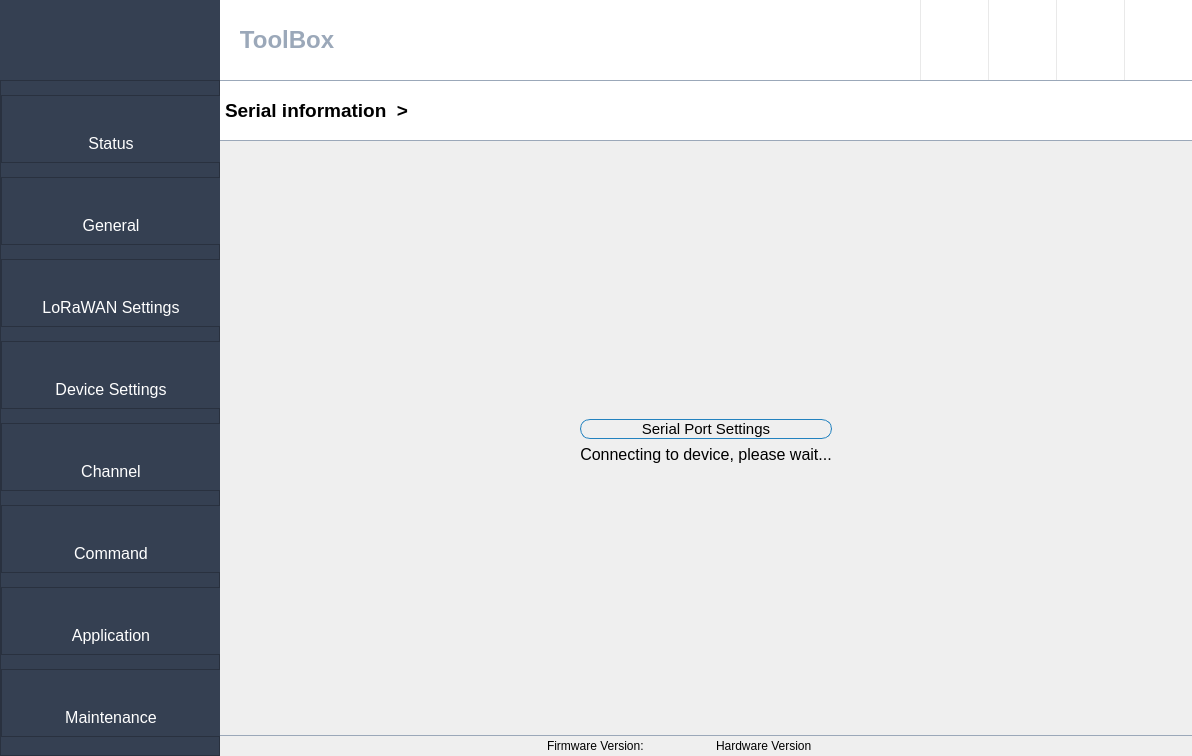
<?xml version="1.0" encoding="UTF-8"?>
<ui version="4.0">
 <class>ToolBox</class>
 <widget class="QWidget" name="ToolBox">
  <property name="geometry">
   <rect>
    <x>0</x>
    <y>0</y>
    <width>1192</width>
    <height>756</height>
   </rect>
  </property>
  <property name="minimumSize">
   <size>
    <width>0</width>
    <height>61</height>
   </size>
  </property>
  <property name="windowTitle">
   <string>ToolBox</string>
  </property>
  <layout class="QGridLayout" name="gridLayout">
   <property name="leftMargin">
    <number>0</number>
   </property>
   <property name="topMargin">
    <number>0</number>
   </property>
   <property name="rightMargin">
    <number>0</number>
   </property>
   <property name="bottomMargin">
    <number>0</number>
   </property>
   <property name="spacing">
    <number>0</number>
   </property>
   <item row="2" column="1" colspan="2">
    <widget class="QFrame" name="frame_6">
     <property name="minimumSize">
      <size>
       <width>0</width>
       <height>20</height>
      </size>
     </property>
     <property name="styleSheet">
      <string notr="true">QFrame#frame_6 {border: 1px solid #9ba8b9;border-left:none;border-right:none;border-bottom:none}
</string>
     </property>
     <property name="frameShape">
      <enum>QFrame::StyledPanel</enum>
     </property>
     <property name="frameShadow">
      <enum>QFrame::Raised</enum>
     </property>
     <layout class="QGridLayout" name="gridLayout_13">
      <property name="leftMargin">
       <number>0</number>
      </property>
      <property name="topMargin">
       <number>0</number>
      </property>
      <property name="rightMargin">
       <number>0</number>
      </property>
      <property name="bottomMargin">
       <number>0</number>
      </property>
      <item row="0" column="0">
       <widget class="QLabel" name="actionStatus">
        <property name="font">
         <font>
          <family>Arial</family>
         </font>
        </property>
        <property name="text">
         <string/>
        </property>
       </widget>
      </item>
      <item row="0" column="1">
       <spacer name="horizontalSpacer_3">
        <property name="orientation">
         <enum>Qt::Horizontal</enum>
        </property>
        <property name="sizeHint" stdset="0">
         <size>
          <width>40</width>
          <height>20</height>
         </size>
        </property>
       </spacer>
      </item>
      <item row="0" column="2">
       <widget class="QLabel" name="label_47">
        <property name="font">
         <font>
          <family>Arial</family>
         </font>
        </property>
        <property name="text">
         <string>Firmware Version:</string>
        </property>
       </widget>
      </item>
      <item row="0" column="3">
       <widget class="QLabel" name="swverBottom_label">
        <property name="minimumSize">
         <size>
          <width>60</width>
          <height>0</height>
         </size>
        </property>
        <property name="font">
         <font>
          <family>Arial</family>
         </font>
        </property>
        <property name="text">
         <string notr="true"/>
        </property>
       </widget>
      </item>
      <item row="0" column="4">
       <widget class="QLabel" name="label_50">
        <property name="font">
         <font>
          <family>Arial</family>
         </font>
        </property>
        <property name="text">
         <string>Hardware Version</string>
        </property>
       </widget>
      </item>
      <item row="0" column="5">
       <widget class="QLabel" name="hwverBottom_label">
        <property name="minimumSize">
         <size>
          <width>60</width>
          <height>0</height>
         </size>
        </property>
        <property name="font">
         <font>
          <family>Arial</family>
         </font>
        </property>
        <property name="text">
         <string notr="true"/>
        </property>
       </widget>
      </item>
      <item row="0" column="6">
       <spacer name="horizontalSpacer_4">
        <property name="orientation">
         <enum>Qt::Horizontal</enum>
        </property>
        <property name="sizeHint" stdset="0">
         <size>
          <width>40</width>
          <height>20</height>
         </size>
        </property>
       </spacer>
      </item>
     </layout>
    </widget>
   </item>
   <item row="0" column="0" colspan="3">
    <layout class="QHBoxLayout" name="horizontalLayout">
     <property name="spacing">
      <number>0</number>
     </property>
     <item>
      <widget class="QPushButton" name="logo_btn">
       <property name="enabled">
        <bool>false</bool>
       </property>
       <property name="sizePolicy">
        <sizepolicy hsizetype="Preferred" vsizetype="Ignored">
         <horstretch>0</horstretch>
         <verstretch>0</verstretch>
        </sizepolicy>
       </property>
       <property name="minimumSize">
        <size>
         <width>220</width>
         <height>80</height>
        </size>
       </property>
       <property name="styleSheet">
        <string notr="true">QPushButton {background-color: #354052;color: rgb(255, 255, 255);border:1px;}</string>
       </property>
       <property name="text">
        <string/>
       </property>
       <property name="icon">
        <iconset resource="image/image.qrc">
         <normaloff>:/new/image/MilesightLogo.png</normaloff>:/new/image/MilesightLogo.png</iconset>
       </property>
       <property name="iconSize">
        <size>
         <width>150</width>
         <height>150</height>
        </size>
       </property>
      </widget>
     </item>
     <item>
      <widget class="QLabel" name="label_15">
       <property name="sizePolicy">
        <sizepolicy hsizetype="Expanding" vsizetype="Preferred">
         <horstretch>0</horstretch>
         <verstretch>0</verstretch>
        </sizepolicy>
       </property>
       <property name="minimumSize">
        <size>
         <width>0</width>
         <height>80</height>
        </size>
       </property>
       <property name="styleSheet">
        <string notr="true">color: #9ba8b9;font-size:24px;font-weight:bold;font-family:&quot;Arial&quot;;
background-color: rgb(255, 255, 255);</string>
       </property>
       <property name="text">
        <string notr="true">   ToolBox </string>
       </property>
      </widget>
     </item>
     <item>
      <widget class="QToolButton" name="translations_btn">
       <property name="sizePolicy">
        <sizepolicy hsizetype="Fixed" vsizetype="Preferred">
         <horstretch>0</horstretch>
         <verstretch>0</verstretch>
        </sizepolicy>
       </property>
       <property name="cursor">
        <cursorShape>PointingHandCursor</cursorShape>
       </property>
       <property name="styleSheet">
        <string notr="true">QToolButton {border: 1px solid #e9e9e9;border-top:none;border-bottom:none;border-right:none;background-color: rgb(255, 255, 255);}

</string>
       </property>
       <property name="text">
        <string/>
       </property>
       <property name="icon">
        <iconset resource="image/image.qrc">
         <normaloff>:/new/image/23.png</normaloff>:/new/image/23.png</iconset>
       </property>
       <property name="iconSize">
        <size>
         <width>64</width>
         <height>32</height>
        </size>
       </property>
      </widget>
     </item>
     <item>
      <widget class="QToolButton" name="relogin_btn">
       <property name="sizePolicy">
        <sizepolicy hsizetype="Fixed" vsizetype="Preferred">
         <horstretch>0</horstretch>
         <verstretch>0</verstretch>
        </sizepolicy>
       </property>
       <property name="cursor">
        <cursorShape>PointingHandCursor</cursorShape>
       </property>
       <property name="styleSheet">
        <string notr="true">QToolButton {border: 1px solid #e9e9e9;border-top:none;border-bottom:none;border-right:none;background-color: rgb(255, 255, 255);}

</string>
       </property>
       <property name="text">
        <string/>
       </property>
       <property name="icon">
        <iconset resource="image/image.qrc">
         <normaloff>:/new/image/relogin.png</normaloff>:/new/image/relogin.png</iconset>
       </property>
       <property name="iconSize">
        <size>
         <width>64</width>
         <height>32</height>
        </size>
       </property>
      </widget>
     </item>
     <item>
      <widget class="QToolButton" name="min_btn">
       <property name="sizePolicy">
        <sizepolicy hsizetype="Fixed" vsizetype="Preferred">
         <horstretch>0</horstretch>
         <verstretch>0</verstretch>
        </sizepolicy>
       </property>
       <property name="cursor">
        <cursorShape>PointingHandCursor</cursorShape>
       </property>
       <property name="styleSheet">
        <string notr="true">QToolButton {border: 1px solid #e9e9e9;border-top:none;border-bottom:none;border-right:none;background-color: rgb(255, 255, 255);}

</string>
       </property>
       <property name="text">
        <string/>
       </property>
       <property name="icon">
        <iconset resource="image/image.qrc">
         <normaloff>:/new/image/21.png</normaloff>:/new/image/21.png</iconset>
       </property>
       <property name="iconSize">
        <size>
         <width>64</width>
         <height>64</height>
        </size>
       </property>
      </widget>
     </item>
     <item>
      <widget class="QToolButton" name="close_btn">
       <property name="sizePolicy">
        <sizepolicy hsizetype="Fixed" vsizetype="Preferred">
         <horstretch>0</horstretch>
         <verstretch>0</verstretch>
        </sizepolicy>
       </property>
       <property name="cursor">
        <cursorShape>PointingHandCursor</cursorShape>
       </property>
       <property name="styleSheet">
        <string notr="true">QToolButton {border: 1px solid #e9e9e9;border-top:none;border-bottom:none;border-right:none;background-color: rgb(255, 255, 255);}

</string>
       </property>
       <property name="text">
        <string/>
       </property>
       <property name="icon">
        <iconset resource="image/image.qrc">
         <normaloff>:/new/image/19.png</normaloff>:/new/image/19.png</iconset>
       </property>
       <property name="iconSize">
        <size>
         <width>64</width>
         <height>32</height>
        </size>
       </property>
      </widget>
     </item>
    </layout>
   </item>
   <item row="1" column="1">
    <widget class="QStackedWidget" name="stackedWidget">
     <property name="currentIndex">
      <number>0</number>
     </property>
     <widget class="QWidget" name="init_page">
      <layout class="QGridLayout" name="gridLayout_2">
       <property name="leftMargin">
        <number>0</number>
       </property>
       <property name="topMargin">
        <number>0</number>
       </property>
       <property name="rightMargin">
        <number>0</number>
       </property>
       <property name="bottomMargin">
        <number>0</number>
       </property>
       <item row="0" column="0" colspan="3">
        <widget class="QLabel" name="tabTitle10_label">
         <property name="sizePolicy">
          <sizepolicy hsizetype="Expanding" vsizetype="Fixed">
           <horstretch>0</horstretch>
           <verstretch>0</verstretch>
          </sizepolicy>
         </property>
         <property name="minimumSize">
          <size>
           <width>0</width>
           <height>61</height>
          </size>
         </property>
         <property name="font">
          <font>
           <family>Arial</family>
           <pointsize>-1</pointsize>
           <weight>75</weight>
           <bold>true</bold>
          </font>
         </property>
         <property name="styleSheet">
          <string notr="true">QLabel {border: 1px solid #9ba8b9;border-left:none;border-right:none;background-color: rgb(255, 255, 255);font-size:19px;font-weight:bold;font-family:&quot;Arial&quot;}</string>
         </property>
         <property name="text">
          <string>Serial information  &gt;</string>
         </property>
        </widget>
       </item>
       <item row="3" column="1">
        <widget class="QLabel" name="serialStatus_label">
         <property name="font">
          <font>
           <family>Arial</family>
           <pointsize>-1</pointsize>
          </font>
         </property>
         <property name="styleSheet">
          <string notr="true">font-size:16px;font-family:&quot;Arial&quot;;</string>
         </property>
         <property name="text">
          <string>Connecting to device, please wait...</string>
         </property>
         <property name="alignment">
          <set>Qt::AlignCenter</set>
         </property>
        </widget>
       </item>
       <item row="1" column="1">
        <spacer name="verticalSpacer">
         <property name="orientation">
          <enum>Qt::Vertical</enum>
         </property>
         <property name="sizeHint" stdset="0">
          <size>
           <width>20</width>
           <height>218</height>
          </size>
         </property>
        </spacer>
       </item>
       <item row="2" column="0">
        <spacer name="horizontalSpacer">
         <property name="orientation">
          <enum>Qt::Horizontal</enum>
         </property>
         <property name="sizeHint" stdset="0">
          <size>
           <width>460</width>
           <height>20</height>
          </size>
         </property>
        </spacer>
       </item>
       <item row="2" column="2">
        <spacer name="horizontalSpacer_2">
         <property name="orientation">
          <enum>Qt::Horizontal</enum>
         </property>
         <property name="sizeHint" stdset="0">
          <size>
           <width>459</width>
           <height>20</height>
          </size>
         </property>
        </spacer>
       </item>
       <item row="2" column="1">
        <widget class="QPushButton" name="serialInfobtn">
         <property name="font">
          <font>
           <family>Arial</family>
           <pointsize>-1</pointsize>
          </font>
         </property>
         <property name="styleSheet">
          <string notr="true">QPushButton
{
	border: 1px solid #2382bf;
	border-radius:10px 10px 10px 10px;
	font-size:15px;font-family:&quot;Arial&quot;
}
</string>
         </property>
         <property name="text">
          <string>Serial Port Settings</string>
         </property>
         <property name="icon">
          <iconset resource="image/image.qrc">
           <normaloff>:/new/image/SerialSetting.png</normaloff>:/new/image/SerialSetting.png</iconset>
         </property>
         <property name="iconSize">
          <size>
           <width>64</width>
           <height>64</height>
          </size>
         </property>
        </widget>
       </item>
       <item row="4" column="1">
        <spacer name="verticalSpacer_2">
         <property name="orientation">
          <enum>Qt::Vertical</enum>
         </property>
         <property name="sizeHint" stdset="0">
          <size>
           <width>20</width>
           <height>256</height>
          </size>
         </property>
        </spacer>
       </item>
      </layout>
     </widget>
     <widget class="QWidget" name="model_page">
      <layout class="QGridLayout" name="gridLayout_3">
       <property name="leftMargin">
        <number>0</number>
       </property>
       <property name="topMargin">
        <number>0</number>
       </property>
       <property name="rightMargin">
        <number>0</number>
       </property>
       <property name="bottomMargin">
        <number>0</number>
       </property>
       <property name="spacing">
        <number>0</number>
       </property>
      </layout>
     </widget>
    </widget>
   </item>
   <item row="1" column="0" rowspan="2">
    <widget class="QFrame" name="meun_frame">
     <property name="minimumSize">
      <size>
       <width>220</width>
       <height>0</height>
      </size>
     </property>
     <property name="maximumSize">
      <size>
       <width>220</width>
       <height>16777215</height>
      </size>
     </property>
     <property name="styleSheet">
      <string notr="true">QFrame{background-color: #354052;}</string>
     </property>
     <property name="frameShape">
      <enum>QFrame::StyledPanel</enum>
     </property>
     <property name="frameShadow">
      <enum>QFrame::Raised</enum>
     </property>
     <layout class="QVBoxLayout" name="verticalLayout_6">
      <property name="spacing">
       <number>0</number>
      </property>
      <property name="leftMargin">
       <number>0</number>
      </property>
      <property name="topMargin">
       <number>0</number>
      </property>
      <property name="rightMargin">
       <number>0</number>
      </property>
      <property name="bottomMargin">
       <number>0</number>
      </property>
      <item>
       <widget class="QFrame" name="status_frame">
        <property name="sizePolicy">
         <sizepolicy hsizetype="Expanding" vsizetype="Fixed">
          <horstretch>0</horstretch>
          <verstretch>0</verstretch>
         </sizepolicy>
        </property>
        <property name="minimumSize">
         <size>
          <width>220</width>
          <height>0</height>
         </size>
        </property>
        <property name="maximumSize">
         <size>
          <width>220</width>
          <height>16777215</height>
         </size>
        </property>
        <property name="frameShape">
         <enum>QFrame::StyledPanel</enum>
        </property>
        <property name="frameShadow">
         <enum>QFrame::Raised</enum>
        </property>
        <layout class="QGridLayout" name="gridLayout_20">
         <item row="0" column="0">
          <widget class="QPushButton" name="status_btn">
           <property name="enabled">
            <bool>true</bool>
           </property>
           <property name="font">
            <font>
             <family>Arial</family>
             <pointsize>14</pointsize>
             <weight>75</weight>
             <bold>true</bold>
            </font>
           </property>
           <property name="cursor">
            <cursorShape>PointingHandCursor</cursorShape>
           </property>
           <property name="styleSheet">
            <string notr="true">QPushButton {color: rgb(255, 255, 255);border:0px;}</string>
           </property>
           <property name="text">
            <string/>
           </property>
           <property name="icon">
            <iconset resource="image/image.qrc">
             <normaloff>:/new/image/16.png</normaloff>:/new/image/16.png</iconset>
           </property>
           <property name="iconSize">
            <size>
             <width>40</width>
             <height>40</height>
            </size>
           </property>
          </widget>
         </item>
         <item row="1" column="0">
          <widget class="QPushButton" name="status_label">
           <property name="font">
            <font>
             <family>Arial</family>
             <pointsize>-1</pointsize>
            </font>
           </property>
           <property name="styleSheet">
            <string notr="true"> QPushButton {color: rgb(255, 255, 255);border:0px;font-size:16px;font-family:&quot;Arial&quot;}</string>
           </property>
           <property name="text">
            <string>Status</string>
           </property>
          </widget>
         </item>
        </layout>
       </widget>
      </item>
      <item>
       <widget class="QFrame" name="general_frame">
        <property name="sizePolicy">
         <sizepolicy hsizetype="Expanding" vsizetype="Fixed">
          <horstretch>0</horstretch>
          <verstretch>0</verstretch>
         </sizepolicy>
        </property>
        <property name="minimumSize">
         <size>
          <width>220</width>
          <height>0</height>
         </size>
        </property>
        <property name="maximumSize">
         <size>
          <width>220</width>
          <height>16777215</height>
         </size>
        </property>
        <property name="frameShape">
         <enum>QFrame::StyledPanel</enum>
        </property>
        <property name="frameShadow">
         <enum>QFrame::Raised</enum>
        </property>
        <layout class="QGridLayout" name="gridLayout_21">
         <item row="0" column="0">
          <widget class="QPushButton" name="general_btn">
           <property name="enabled">
            <bool>true</bool>
           </property>
           <property name="font">
            <font>
             <family>Arial</family>
             <pointsize>14</pointsize>
             <weight>75</weight>
             <bold>true</bold>
            </font>
           </property>
           <property name="cursor">
            <cursorShape>PointingHandCursor</cursorShape>
           </property>
           <property name="styleSheet">
            <string notr="true">
QPushButton {color: rgb(255, 255, 255);border:0px;}
</string>
           </property>
           <property name="icon">
            <iconset resource="image/image.qrc">
             <normaloff>:/new/image/general2.png</normaloff>:/new/image/general2.png</iconset>
           </property>
           <property name="iconSize">
            <size>
             <width>40</width>
             <height>40</height>
            </size>
           </property>
          </widget>
         </item>
         <item row="1" column="0">
          <widget class="QPushButton" name="general_label">
           <property name="font">
            <font>
             <family>Arial</family>
             <pointsize>-1</pointsize>
            </font>
           </property>
           <property name="styleSheet">
            <string notr="true">QPushButton {color: rgb(255, 255, 255);border:0px;font-size:16px;font-family:&quot;Arial&quot;}</string>
           </property>
           <property name="text">
            <string>General</string>
           </property>
          </widget>
         </item>
        </layout>
       </widget>
      </item>
      <item>
       <widget class="QFrame" name="lorawan_frame">
        <property name="sizePolicy">
         <sizepolicy hsizetype="Expanding" vsizetype="Fixed">
          <horstretch>0</horstretch>
          <verstretch>0</verstretch>
         </sizepolicy>
        </property>
        <property name="minimumSize">
         <size>
          <width>220</width>
          <height>0</height>
         </size>
        </property>
        <property name="maximumSize">
         <size>
          <width>220</width>
          <height>16777215</height>
         </size>
        </property>
        <property name="frameShape">
         <enum>QFrame::StyledPanel</enum>
        </property>
        <property name="frameShadow">
         <enum>QFrame::Raised</enum>
        </property>
        <layout class="QGridLayout" name="gridLayout_26">
         <item row="0" column="0">
          <widget class="QPushButton" name="lorawan_btn">
           <property name="enabled">
            <bool>true</bool>
           </property>
           <property name="font">
            <font>
             <family>Arial</family>
             <pointsize>14</pointsize>
             <weight>75</weight>
             <bold>true</bold>
            </font>
           </property>
           <property name="cursor">
            <cursorShape>PointingHandCursor</cursorShape>
           </property>
           <property name="styleSheet">
            <string notr="true">QPushButton {color: rgb(255, 255, 255);border:0px;}
</string>
           </property>
           <property name="text">
            <string/>
           </property>
           <property name="icon">
            <iconset resource="image/image.qrc">
             <normaloff>:/new/image/lorawan1.png</normaloff>:/new/image/lorawan1.png</iconset>
           </property>
           <property name="iconSize">
            <size>
             <width>40</width>
             <height>40</height>
            </size>
           </property>
          </widget>
         </item>
         <item row="1" column="0">
          <widget class="QPushButton" name="lorawan_label">
           <property name="font">
            <font>
             <family>Arial</family>
             <pointsize>-1</pointsize>
            </font>
           </property>
           <property name="autoFillBackground">
            <bool>false</bool>
           </property>
           <property name="styleSheet">
            <string notr="true">QPushButton {color: rgb(255, 255, 255);border:0px;font-size:16px;font-family:&quot;Arial&quot;}</string>
           </property>
           <property name="text">
            <string>LoRaWAN Settings</string>
           </property>
          </widget>
         </item>
        </layout>
       </widget>
      </item>
      <item>
       <widget class="QFrame" name="deviceSettings_frame">
        <property name="sizePolicy">
         <sizepolicy hsizetype="Expanding" vsizetype="Fixed">
          <horstretch>0</horstretch>
          <verstretch>0</verstretch>
         </sizepolicy>
        </property>
        <property name="minimumSize">
         <size>
          <width>220</width>
          <height>0</height>
         </size>
        </property>
        <property name="maximumSize">
         <size>
          <width>220</width>
          <height>16777215</height>
         </size>
        </property>
        <property name="frameShape">
         <enum>QFrame::StyledPanel</enum>
        </property>
        <property name="frameShadow">
         <enum>QFrame::Raised</enum>
        </property>
        <layout class="QGridLayout" name="gridLayout_27">
         <item row="0" column="0">
          <widget class="QPushButton" name="deviceSetting_btn">
           <property name="enabled">
            <bool>true</bool>
           </property>
           <property name="font">
            <font>
             <family>Arial</family>
             <pointsize>14</pointsize>
             <weight>75</weight>
             <bold>true</bold>
            </font>
           </property>
           <property name="cursor">
            <cursorShape>PointingHandCursor</cursorShape>
           </property>
           <property name="styleSheet">
            <string notr="true">QPushButton {color: rgb(255, 255, 255);border:0px;}
</string>
           </property>
           <property name="text">
            <string/>
           </property>
           <property name="icon">
            <iconset resource="image/image.qrc">
             <normaloff>:/new/image/lorawansettings.png</normaloff>:/new/image/lorawansettings.png</iconset>
           </property>
           <property name="iconSize">
            <size>
             <width>40</width>
             <height>40</height>
            </size>
           </property>
          </widget>
         </item>
         <item row="1" column="0">
          <widget class="QPushButton" name="deviceSetting_label">
           <property name="font">
            <font>
             <family>Arial</family>
             <pointsize>-1</pointsize>
            </font>
           </property>
           <property name="autoFillBackground">
            <bool>false</bool>
           </property>
           <property name="styleSheet">
            <string notr="true">QPushButton {color: rgb(255, 255, 255);border:0px;font-size:16px;font-family:&quot;Arial&quot;}</string>
           </property>
           <property name="text">
            <string>Device Settings</string>
           </property>
          </widget>
         </item>
        </layout>
       </widget>
      </item>
      <item>
       <widget class="QFrame" name="channel_frame">
        <property name="sizePolicy">
         <sizepolicy hsizetype="Expanding" vsizetype="Fixed">
          <horstretch>0</horstretch>
          <verstretch>0</verstretch>
         </sizepolicy>
        </property>
        <property name="minimumSize">
         <size>
          <width>220</width>
          <height>0</height>
         </size>
        </property>
        <property name="maximumSize">
         <size>
          <width>220</width>
          <height>16777215</height>
         </size>
        </property>
        <property name="frameShape">
         <enum>QFrame::StyledPanel</enum>
        </property>
        <property name="frameShadow">
         <enum>QFrame::Raised</enum>
        </property>
        <layout class="QGridLayout" name="gridLayout_22">
         <item row="0" column="0">
          <widget class="QPushButton" name="channel_btn">
           <property name="enabled">
            <bool>true</bool>
           </property>
           <property name="font">
            <font>
             <family>Arial</family>
             <pointsize>14</pointsize>
             <weight>75</weight>
             <bold>true</bold>
            </font>
           </property>
           <property name="cursor">
            <cursorShape>PointingHandCursor</cursorShape>
           </property>
           <property name="styleSheet">
            <string notr="true">QPushButton {color: rgb(255, 255, 255);border:0px;}
</string>
           </property>
           <property name="text">
            <string/>
           </property>
           <property name="icon">
            <iconset resource="image/image.qrc">
             <normaloff>:/new/image/channel2.png</normaloff>:/new/image/channel2.png</iconset>
           </property>
           <property name="iconSize">
            <size>
             <width>40</width>
             <height>40</height>
            </size>
           </property>
          </widget>
         </item>
         <item row="1" column="0">
          <widget class="QPushButton" name="channel_label_2">
           <property name="font">
            <font>
             <family>Arial</family>
             <pointsize>-1</pointsize>
            </font>
           </property>
           <property name="autoFillBackground">
            <bool>false</bool>
           </property>
           <property name="styleSheet">
            <string notr="true">QPushButton {color: rgb(255, 255, 255);border:0px;font-size:16px;font-family:&quot;Arial&quot;}</string>
           </property>
           <property name="text">
            <string>Channel</string>
           </property>
          </widget>
         </item>
        </layout>
       </widget>
      </item>
      <item>
       <widget class="QFrame" name="setting_frame">
        <property name="sizePolicy">
         <sizepolicy hsizetype="Expanding" vsizetype="Fixed">
          <horstretch>0</horstretch>
          <verstretch>0</verstretch>
         </sizepolicy>
        </property>
        <property name="minimumSize">
         <size>
          <width>220</width>
          <height>0</height>
         </size>
        </property>
        <property name="maximumSize">
         <size>
          <width>220</width>
          <height>16777215</height>
         </size>
        </property>
        <property name="frameShape">
         <enum>QFrame::StyledPanel</enum>
        </property>
        <property name="frameShadow">
         <enum>QFrame::Raised</enum>
        </property>
        <layout class="QGridLayout" name="gridLayout_23">
         <item row="0" column="0">
          <widget class="QPushButton" name="setting_btn">
           <property name="enabled">
            <bool>true</bool>
           </property>
           <property name="font">
            <font>
             <family>Arial</family>
             <pointsize>14</pointsize>
             <weight>75</weight>
             <bold>true</bold>
            </font>
           </property>
           <property name="cursor">
            <cursorShape>PointingHandCursor</cursorShape>
           </property>
           <property name="styleSheet">
            <string notr="true">QPushButton {color: rgb(255, 255, 255);border:0px;}
</string>
           </property>
           <property name="text">
            <string/>
           </property>
           <property name="icon">
            <iconset resource="image/image.qrc">
             <normaloff>:/new/image/command2.png</normaloff>:/new/image/command2.png</iconset>
           </property>
           <property name="iconSize">
            <size>
             <width>40</width>
             <height>40</height>
            </size>
           </property>
          </widget>
         </item>
         <item row="1" column="0">
          <widget class="QPushButton" name="command_label">
           <property name="font">
            <font>
             <family>Arial</family>
             <pointsize>-1</pointsize>
            </font>
           </property>
           <property name="styleSheet">
            <string notr="true">QPushButton {color: rgb(255, 255, 255);border:0px;font-size:16px;font-family:&quot;Arial&quot;}</string>
           </property>
           <property name="text">
            <string>Command</string>
           </property>
          </widget>
         </item>
        </layout>
       </widget>
      </item>
      <item>
       <widget class="QFrame" name="application_frame">
        <property name="sizePolicy">
         <sizepolicy hsizetype="Expanding" vsizetype="Fixed">
          <horstretch>0</horstretch>
          <verstretch>0</verstretch>
         </sizepolicy>
        </property>
        <property name="minimumSize">
         <size>
          <width>220</width>
          <height>0</height>
         </size>
        </property>
        <property name="maximumSize">
         <size>
          <width>220</width>
          <height>16777215</height>
         </size>
        </property>
        <property name="frameShape">
         <enum>QFrame::StyledPanel</enum>
        </property>
        <property name="frameShadow">
         <enum>QFrame::Raised</enum>
        </property>
        <layout class="QGridLayout" name="gridLayout_24">
         <item row="2" column="0">
          <widget class="QPushButton" name="application_label">
           <property name="font">
            <font>
             <family>Arial</family>
             <pointsize>-1</pointsize>
            </font>
           </property>
           <property name="styleSheet">
            <string notr="true">QPushButton {color: rgb(255, 255, 255);border:0px;font-size:16px;font-family:&quot;Arial&quot;}</string>
           </property>
           <property name="text">
            <string>Application</string>
           </property>
          </widget>
         </item>
         <item row="1" column="0">
          <widget class="QPushButton" name="application_btn">
           <property name="enabled">
            <bool>true</bool>
           </property>
           <property name="font">
            <font>
             <family>Arial</family>
             <pointsize>14</pointsize>
             <weight>75</weight>
             <bold>true</bold>
            </font>
           </property>
           <property name="cursor">
            <cursorShape>PointingHandCursor</cursorShape>
           </property>
           <property name="styleSheet">
            <string notr="true">
QPushButton {color: rgb(255, 255, 255);border:0px;}
</string>
           </property>
           <property name="text">
            <string/>
           </property>
           <property name="icon">
            <iconset resource="image/image.qrc">
             <normaloff>:/new/image/application2.png</normaloff>:/new/image/application2.png</iconset>
           </property>
           <property name="iconSize">
            <size>
             <width>40</width>
             <height>40</height>
            </size>
           </property>
          </widget>
         </item>
        </layout>
       </widget>
      </item>
      <item>
       <widget class="QFrame" name="upgrade_frame">
        <property name="sizePolicy">
         <sizepolicy hsizetype="Expanding" vsizetype="Fixed">
          <horstretch>0</horstretch>
          <verstretch>0</verstretch>
         </sizepolicy>
        </property>
        <property name="minimumSize">
         <size>
          <width>220</width>
          <height>0</height>
         </size>
        </property>
        <property name="maximumSize">
         <size>
          <width>220</width>
          <height>16777215</height>
         </size>
        </property>
        <property name="frameShape">
         <enum>QFrame::StyledPanel</enum>
        </property>
        <property name="frameShadow">
         <enum>QFrame::Raised</enum>
        </property>
        <layout class="QGridLayout" name="gridLayout_25">
         <item row="0" column="0">
          <widget class="QPushButton" name="upgrade_btn">
           <property name="enabled">
            <bool>true</bool>
           </property>
           <property name="font">
            <font>
             <family>Arial</family>
             <pointsize>14</pointsize>
             <weight>75</weight>
             <bold>true</bold>
            </font>
           </property>
           <property name="cursor">
            <cursorShape>PointingHandCursor</cursorShape>
           </property>
           <property name="styleSheet">
            <string notr="true">
QPushButton {color: rgb(255, 255, 255);border:0px;}</string>
           </property>
           <property name="text">
            <string/>
           </property>
           <property name="icon">
            <iconset resource="image/image.qrc">
             <normaloff>:/new/image/18.png</normaloff>:/new/image/18.png</iconset>
           </property>
           <property name="iconSize">
            <size>
             <width>40</width>
             <height>40</height>
            </size>
           </property>
          </widget>
         </item>
         <item row="1" column="0">
          <widget class="QPushButton" name="upgrade_label">
           <property name="font">
            <font>
             <family>Arial</family>
             <pointsize>-1</pointsize>
            </font>
           </property>
           <property name="styleSheet">
            <string notr="true">QPushButton {color: rgb(255, 255, 255);border:0px;font-size:16px;font-family:&quot;Arial&quot;}</string>
           </property>
           <property name="text">
            <string>Maintenance</string>
           </property>
          </widget>
         </item>
        </layout>
       </widget>
      </item>
     </layout>
    </widget>
   </item>
  </layout>
 </widget>
 <resources>
  <include location="image/image.qrc"/>
 </resources>
 <connections/>
</ui>
